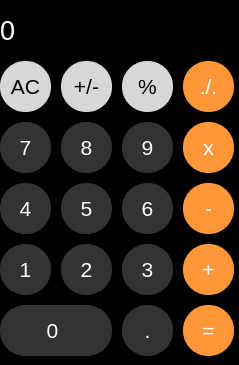
<?xml version="1.0" encoding="UTF-8"?>
<ui version="4.0">
 <class>MainWindow</class>
 <widget class="QMainWindow" name="MainWindow">
  <property name="geometry">
   <rect>
    <x>0</x>
    <y>0</y>
    <width>239</width>
    <height>365</height>
   </rect>
  </property>
  <property name="windowTitle">
   <string>MainWindow</string>
  </property>
  <property name="styleSheet">
   <string notr="true"/>
  </property>
  <widget class="QWidget" name="centralWidget">
   <property name="styleSheet">
    <string notr="true">QWidget {
	background-color: black;
}</string>
   </property>
   <widget class="QPushButton" name="pushButton_8">
    <property name="geometry">
     <rect>
      <x>61</x>
      <y>122</y>
      <width>51</width>
      <height>51</height>
     </rect>
    </property>
    <property name="font">
     <font>
      <pointsize>16</pointsize>
     </font>
    </property>
    <property name="styleSheet">
     <string notr="true">QPushButton {
	border-radius: 25px;
	color: white;
	background-color: #333;
}
QPushButton:pressed {
	background-color: qlineargradient(x1: 0, y1: 0, x2: 0, y2: 1,
									stop: 0 #dadbde, stop: 1 #f6f7fa);
}</string>
    </property>
    <property name="text">
     <string>8</string>
    </property>
   </widget>
   <widget class="QLabel" name="result_show">
    <property name="geometry">
     <rect>
      <x>0</x>
      <y>0</y>
      <width>241</width>
      <height>61</height>
     </rect>
    </property>
    <property name="font">
     <font>
      <pointsize>20</pointsize>
     </font>
    </property>
    <property name="styleSheet">
     <string notr="true">QLabel {
	qproperty-alignment: 'AlignVCenter | AlignRight';
	color: white;
}</string>
    </property>
    <property name="text">
     <string>0</string>
    </property>
   </widget>
   <widget class="QPushButton" name="pushButton_6">
    <property name="geometry">
     <rect>
      <x>122</x>
      <y>183</y>
      <width>51</width>
      <height>51</height>
     </rect>
    </property>
    <property name="font">
     <font>
      <pointsize>16</pointsize>
     </font>
    </property>
    <property name="styleSheet">
     <string notr="true">QPushButton {
	border-radius: 25px;
	color: white;
	background-color: #333;
}
QPushButton:pressed {
	background-color: qlineargradient(x1: 0, y1: 0, x2: 0, y2: 1,
									stop: 0 #dadbde, stop: 1 #f6f7fa);
}</string>
    </property>
    <property name="text">
     <string>6</string>
    </property>
   </widget>
   <widget class="QPushButton" name="pushButton_0">
    <property name="geometry">
     <rect>
      <x>0</x>
      <y>305</y>
      <width>112</width>
      <height>51</height>
     </rect>
    </property>
    <property name="font">
     <font>
      <pointsize>16</pointsize>
     </font>
    </property>
    <property name="styleSheet">
     <string notr="true">QPushButton {
	text-align: left;
	border-radius: 25px;
	color: white;
	background-color: #333;
}
QPushButton:pressed {
	background-color: qlineargradient(x1: 0, y1: 0, x2: 0, y2: 1,
									stop: 0 #dadbde, stop: 1 #f6f7fa);
}</string>
    </property>
    <property name="text">
     <string>        0</string>
    </property>
   </widget>
   <widget class="QPushButton" name="pushButton_1">
    <property name="geometry">
     <rect>
      <x>0</x>
      <y>244</y>
      <width>51</width>
      <height>51</height>
     </rect>
    </property>
    <property name="font">
     <font>
      <pointsize>16</pointsize>
     </font>
    </property>
    <property name="styleSheet">
     <string notr="true">QPushButton {
	border-radius: 25px;
	color: white;
	background-color: #333;
}
QPushButton:pressed {
	background-color: qlineargradient(x1: 0, y1: 0, x2: 0, y2: 1,
									stop: 0 #dadbde, stop: 1 #f6f7fa);
}</string>
    </property>
    <property name="text">
     <string>1</string>
    </property>
   </widget>
   <widget class="QPushButton" name="pushButton_9">
    <property name="geometry">
     <rect>
      <x>122</x>
      <y>122</y>
      <width>51</width>
      <height>51</height>
     </rect>
    </property>
    <property name="font">
     <font>
      <pointsize>16</pointsize>
     </font>
    </property>
    <property name="styleSheet">
     <string notr="true">QPushButton {
	border-radius: 25px;
	color: white;
	background-color: #333;
}
QPushButton:pressed {
	background-color: qlineargradient(x1: 0, y1: 0, x2: 0, y2: 1,
									stop: 0 #dadbde, stop: 1 #f6f7fa);
}</string>
    </property>
    <property name="text">
     <string>9</string>
    </property>
   </widget>
   <widget class="QPushButton" name="pushButton_persent">
    <property name="geometry">
     <rect>
      <x>122</x>
      <y>61</y>
      <width>51</width>
      <height>51</height>
     </rect>
    </property>
    <property name="font">
     <font>
      <pointsize>16</pointsize>
      <weight>50</weight>
      <bold>false</bold>
     </font>
    </property>
    <property name="styleSheet">
     <string notr="true">QPushButton {
	background-color: rgb(215, 215, 215);
	border-radius: 25px;
}
QPushButton:pressed {
	background-color: qlineargradient(x1: 0, y1: 0, x2: 0. y2: 1,
									stop: 0 #BEBEBE, stop: 1 #D7D7D7);
}</string>
    </property>
    <property name="text">
     <string>%</string>
    </property>
   </widget>
   <widget class="QPushButton" name="pushButton_dot">
    <property name="geometry">
     <rect>
      <x>122</x>
      <y>305</y>
      <width>51</width>
      <height>51</height>
     </rect>
    </property>
    <property name="font">
     <font>
      <pointsize>16</pointsize>
      <weight>50</weight>
      <bold>false</bold>
     </font>
    </property>
    <property name="styleSheet">
     <string notr="true">QPushButton {
	background-color: rgb(215, 215, 215);
	border-radius: 25px;
	background-color: #333;
	color: white;
}
QPushButton:pressed {
	background-color: qlineargradient(x1: 0, y1: 0, x2: 0, y2: 1,
									stop: 0 #dadbde, stop: 1 #f6f7fa);
}</string>
    </property>
    <property name="text">
     <string>.</string>
    </property>
   </widget>
   <widget class="QPushButton" name="pushButton_plusminus">
    <property name="geometry">
     <rect>
      <x>61</x>
      <y>61</y>
      <width>51</width>
      <height>51</height>
     </rect>
    </property>
    <property name="font">
     <font>
      <pointsize>16</pointsize>
      <weight>50</weight>
      <bold>false</bold>
     </font>
    </property>
    <property name="styleSheet">
     <string notr="true">QPushButton {
	background-color: rgb(215, 215, 215);
	border-radius: 25px;
}
QPushButton:pressed {
	background-color: qlineargradient(x1: 0, y1: 0, x2: 0. y2: 1,
									stop: 0 #BEBEBE, stop: 1 #D7D7D7);
}</string>
    </property>
    <property name="text">
     <string>+/-</string>
    </property>
   </widget>
   <widget class="QPushButton" name="pushButton_mult">
    <property name="geometry">
     <rect>
      <x>183</x>
      <y>122</y>
      <width>51</width>
      <height>51</height>
     </rect>
    </property>
    <property name="font">
     <font>
      <pointsize>16</pointsize>
     </font>
    </property>
    <property name="styleSheet">
     <string notr="true">QPushButton {
	background-color: rgb(255, 151, 57);
	color: white;
	border-radius: 25px;
}
QPushButton:pressed {
	background-color: qlineargradient(x1: 0, y1: 0, x2: 0, y2: 1,
									stop: 0 #FF7832, stop: 1 #FF9739);
}
</string>
    </property>
    <property name="text">
     <string>x</string>
    </property>
   </widget>
   <widget class="QPushButton" name="pushButton_devide">
    <property name="geometry">
     <rect>
      <x>183</x>
      <y>61</y>
      <width>51</width>
      <height>51</height>
     </rect>
    </property>
    <property name="font">
     <font>
      <pointsize>16</pointsize>
     </font>
    </property>
    <property name="styleSheet">
     <string notr="true">QPushButton {
	background-color: rgb(255, 151, 57);
	color: white;
	border-radius: 25px;
}
QPushButton:pressed {
	background-color: qlineargradient(x1: 0, y1: 0, x2: 0, y2: 1,
									stop: 0 #FF7832, stop: 1 #FF9739);
}
</string>
    </property>
    <property name="text">
     <string>./.</string>
    </property>
   </widget>
   <widget class="QPushButton" name="pushButton_5">
    <property name="geometry">
     <rect>
      <x>61</x>
      <y>183</y>
      <width>51</width>
      <height>51</height>
     </rect>
    </property>
    <property name="font">
     <font>
      <pointsize>16</pointsize>
     </font>
    </property>
    <property name="styleSheet">
     <string notr="true">QPushButton {
	border-radius: 25px;
	color: white;
	background-color: #333;
}
QPushButton:pressed {
	background-color: qlineargradient(x1: 0, y1: 0, x2: 0, y2: 1,
									stop: 0 #dadbde, stop: 1 #f6f7fa);
}</string>
    </property>
    <property name="text">
     <string>5</string>
    </property>
   </widget>
   <widget class="QPushButton" name="pushButton_3">
    <property name="geometry">
     <rect>
      <x>122</x>
      <y>244</y>
      <width>51</width>
      <height>51</height>
     </rect>
    </property>
    <property name="font">
     <font>
      <pointsize>16</pointsize>
     </font>
    </property>
    <property name="styleSheet">
     <string notr="true">QPushButton {
	border-radius: 25px;
	color: white;
	background-color: #333;
}
QPushButton:pressed {
	background-color: qlineargradient(x1: 0, y1: 0, x2: 0, y2: 1,
									stop: 0 #dadbde, stop: 1 #f6f7fa);
}</string>
    </property>
    <property name="text">
     <string>3</string>
    </property>
   </widget>
   <widget class="QPushButton" name="pushButton_plus">
    <property name="geometry">
     <rect>
      <x>183</x>
      <y>244</y>
      <width>51</width>
      <height>51</height>
     </rect>
    </property>
    <property name="font">
     <font>
      <pointsize>16</pointsize>
     </font>
    </property>
    <property name="styleSheet">
     <string notr="true">QPushButton {
	background-color: rgb(255, 151, 57);
	color: white;
	border-radius: 25px;
}
QPushButton:pressed {
	background-color: qlineargradient(x1: 0, y1: 0, x2: 0, y2: 1,
									stop: 0 #FF7832, stop: 1 #FF9739);
}
</string>
    </property>
    <property name="text">
     <string>+</string>
    </property>
   </widget>
   <widget class="QPushButton" name="pushButton_minus">
    <property name="geometry">
     <rect>
      <x>183</x>
      <y>183</y>
      <width>51</width>
      <height>51</height>
     </rect>
    </property>
    <property name="font">
     <font>
      <pointsize>16</pointsize>
     </font>
    </property>
    <property name="styleSheet">
     <string>QPushButton {
	background-color: rgb(255, 151, 57);
	color: white;
	border-radius: 25px;
}
QPushButton:pressed {
	background-color: qlineargradient(x1: 0, y1: 0, x2: 0, y2: 1,
									stop: 0 #FF7832, stop: 1 #FF9739);
}
</string>
    </property>
    <property name="text">
     <string>-</string>
    </property>
   </widget>
   <widget class="QPushButton" name="pushButton_equal">
    <property name="geometry">
     <rect>
      <x>183</x>
      <y>305</y>
      <width>51</width>
      <height>51</height>
     </rect>
    </property>
    <property name="font">
     <font>
      <pointsize>16</pointsize>
     </font>
    </property>
    <property name="styleSheet">
     <string notr="true">QPushButton {
	background-color: rgb(255, 151, 57);
	color: white;
	border-radius: 25px;
}
QPushButton:pressed {
	background-color: qlineargradient(x1: 0, y1: 0, x2: 0, y2: 1,
									stop: 0 #FF7832, stop: 1 #FF9739);
}
</string>
    </property>
    <property name="text">
     <string>=</string>
    </property>
   </widget>
   <widget class="QPushButton" name="pushButton_7">
    <property name="geometry">
     <rect>
      <x>0</x>
      <y>122</y>
      <width>51</width>
      <height>51</height>
     </rect>
    </property>
    <property name="font">
     <font>
      <pointsize>16</pointsize>
      <weight>50</weight>
      <bold>false</bold>
     </font>
    </property>
    <property name="styleSheet">
     <string notr="true">QPushButton {
	border-radius: 25px;
	color: white;
	background-color: #333;
}
QPushButton:pressed {
	background-color: qlineargradient(x1: 0, y1: 0, x2: 0, y2: 1,
									stop: 0 #dadbde, stop: 1 #f6f7fa);
}</string>
    </property>
    <property name="text">
     <string>7</string>
    </property>
   </widget>
   <widget class="QPushButton" name="pushButton_clear">
    <property name="geometry">
     <rect>
      <x>0</x>
      <y>61</y>
      <width>51</width>
      <height>51</height>
     </rect>
    </property>
    <property name="font">
     <font>
      <pointsize>16</pointsize>
      <weight>50</weight>
      <bold>false</bold>
     </font>
    </property>
    <property name="styleSheet">
     <string notr="true">QPushButton {
	background-color: rgb(215, 215, 215);
	border-radius: 25px;
}
QPushButton:pressed {
	background-color: qlineargradient(x1: 0, y1: 0, x2: 0. y2: 1,
									stop: 0 #BEBEBE, stop: 1 #D7D7D7);
}</string>
    </property>
    <property name="text">
     <string>AC</string>
    </property>
   </widget>
   <widget class="QPushButton" name="pushButton_2">
    <property name="geometry">
     <rect>
      <x>61</x>
      <y>244</y>
      <width>51</width>
      <height>51</height>
     </rect>
    </property>
    <property name="font">
     <font>
      <pointsize>16</pointsize>
     </font>
    </property>
    <property name="styleSheet">
     <string notr="true">QPushButton {
	border-radius: 25px;
	color: white;
	background-color: #333;
}
QPushButton:pressed {
	background-color: qlineargradient(x1: 0, y1: 0, x2: 0, y2: 1,
									stop: 0 #dadbde, stop: 1 #f6f7fa);
}</string>
    </property>
    <property name="text">
     <string>2</string>
    </property>
   </widget>
   <widget class="QPushButton" name="pushButton_4">
    <property name="geometry">
     <rect>
      <x>0</x>
      <y>183</y>
      <width>51</width>
      <height>51</height>
     </rect>
    </property>
    <property name="font">
     <font>
      <pointsize>16</pointsize>
     </font>
    </property>
    <property name="styleSheet">
     <string notr="true">QPushButton {
	border-radius: 25px;
	color: white;
	background-color: #333;
}
QPushButton:pressed {
	background-color: qlineargradient(x1: 0, y1: 0, x2: 0, y2: 1,
									stop: 0 #dadbde, stop: 1 #f6f7fa);
}</string>
    </property>
    <property name="text">
     <string>4</string>
    </property>
   </widget>
  </widget>
 </widget>
 <layoutdefault spacing="6" margin="11"/>
 <resources/>
 <connections/>
</ui>
